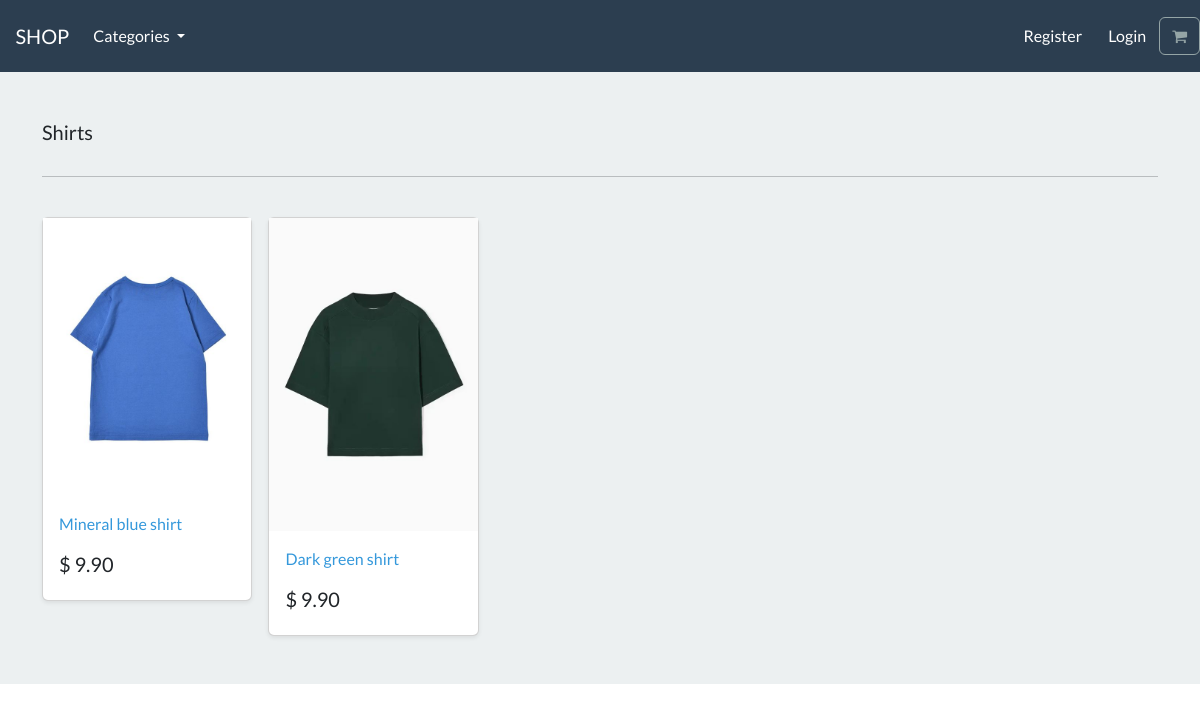
The page /search/shirts on the database its author committed.
### store/models.py (models this page shows, shortened)
class Category(models.Model):
    name = models.CharField(max_length=250, db_index=True)
    slug = models.SlugField(max_length=250, unique=True)
    class Meta:
        verbose_name_plural = 'categories'
    def get_absolute_url(self):
        return reverse('list-category', args=[self.slug])

class Product(models.Model):
    category = models.ForeignKey(Category, related_name='product', on_delete=models.CASCADE, null=True)
    title = models.CharField(max_length=250)
    brand = models.CharField(max_length=250, default='un-branded')
    description = models.TextField(blank=True)
    slug = models.SlugField(max_length=255)
    price = models.DecimalField(max_digits=4, decimal_places=2)
    image = models.ImageField(upload_to='images/')
    class Meta:
        verbose_name_plural = 'products'
    def get_absolute_url(self):
        return reverse('product-info', args=[self.slug])

### store/views.py (the view)
# urls.py: path('search/<slug:category_slug>', views.list_category, name='list-category'),
def list_category(request, category_slug=None):
    category = get_object_or_404(Category, slug=category_slug)
    products = Product.objects.filter(category=category)
    return render(request, 'store/list-category.html', {'category':category, 'products':products})

### cart/context_processors.py (called while the page is built)
def cart(request):
    return {'cart': Cart(request)}

### store/views.py (called while the page is built)
def categories(request):
    all_categories = Category.objects.all()
    return {'all_categories': all_categories}

### store/templates/store/list-category.html
{% extends "./base.html" %}
{% load static %}
{% block content %}
<main>
  <div class="album py-5 bg-light">
    <div class="container">
      <div class="pb-3 h5"> {{ category.name | capfirst }} </div>
      <hr>
      <br>
      <div class="row row-cols-1 row-cols-sm-2 row-cols-md-5 g-3">
        {% for product in products %}
        <div class="col">
          <div class="card shadow-sm">
          <img class="img-fluid" alt="Responsive image" src="{{ product.image.url }}">
            <div class="card-body">
              <p class="card-text">
                <a class="text-info text-decoration-none" href="{{ product.get_absolute_url }}"> {{ product.title }} </a>
              </p>
              <div class="d-flex justify-content-between align-items-center">
                <h5> $ {{ product.price }} </h5>
              </div>
            </div>
          </div>
        </div>
        {% endfor %}
      </div>
    </div>
  </div>
</main>
{% endblock %}

### rows shown on the page
Category: name "Shirts"
Product: image (picture), title "Mineral blue shirt", price "9.90"
Product: image (picture), title "Dark green shirt", price "9.90"
